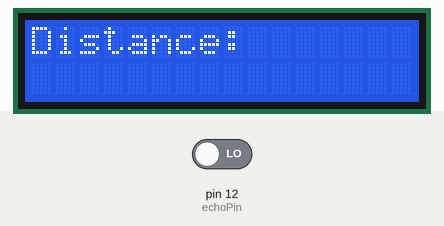
The sketch below on a simulated Arduino Uno, built with avr-gcc and run on an emulated ATmega328P. Shown: 16×2 character LCD. Inputs (shaded band) come from the test bench; at power-on: pin 12 (echoPin) LOW.

Above: at 0.1 s.
At 3.1 s:
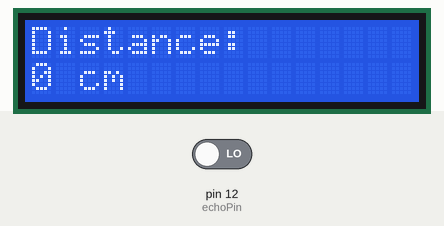

The sketch:

Lab4_LCDandUltrasonicSensor.ino
```cpp
#include <LiquidCrystal.h>
LiquidCrystal LCD(11, 10, 9, 2, 3, 4, 5);

#define trigPin 13
#define echoPin 12

void setup()
{
  pinMode(trigPin, OUTPUT);
  pinMode(echoPin, INPUT);

  LCD.begin(16, 2);
  LCD.setCursor(0, 0);
  LCD.print("Distance: ");
}

void loop() {
  long duration, distance;
  digitalWrite(trigPin, LOW);
  delay(1000);
  digitalWrite(trigPin, HIGH);
  delay(1000);
  digitalWrite(trigPin, LOW);
  duration = pulseIn(echoPin, HIGH);
  distance = (duration/2)/29.1;

  LCD.setCursor(0, 1);
  LCD.print("                ");
  LCD.setCursor(0, 1);
  LCD.print(distance);
  LCD.print(" cm");
  delay(500);
}
```
